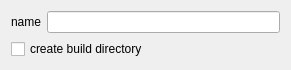
<?xml version="1.0" encoding="UTF-8"?>
<ui version="4.0">
 <class>GeneratorQtWidgetsApplication</class>
 <widget class="QWidget" name="GeneratorQtWidgetsApplication">
  <property name="geometry">
   <rect>
    <x>0</x>
    <y>0</y>
    <width>291</width>
    <height>61</height>
   </rect>
  </property>
  <property name="windowTitle">
   <string>GeneratorQtWidgetsApplication</string>
  </property>
  <layout class="QGridLayout" name="gridLayout">
   <item row="1" column="0" colspan="2">
    <widget class="QCheckBox" name="checkBoxCreateBuildDir">
     <property name="text">
      <string>create build directory</string>
     </property>
    </widget>
   </item>
   <item row="0" column="0">
    <widget class="QLabel" name="label">
     <property name="text">
      <string>name</string>
     </property>
    </widget>
   </item>
   <item row="0" column="1">
    <widget class="QLineEdit" name="lineEditName"/>
   </item>
  </layout>
 </widget>
 <resources/>
 <connections/>
</ui>
